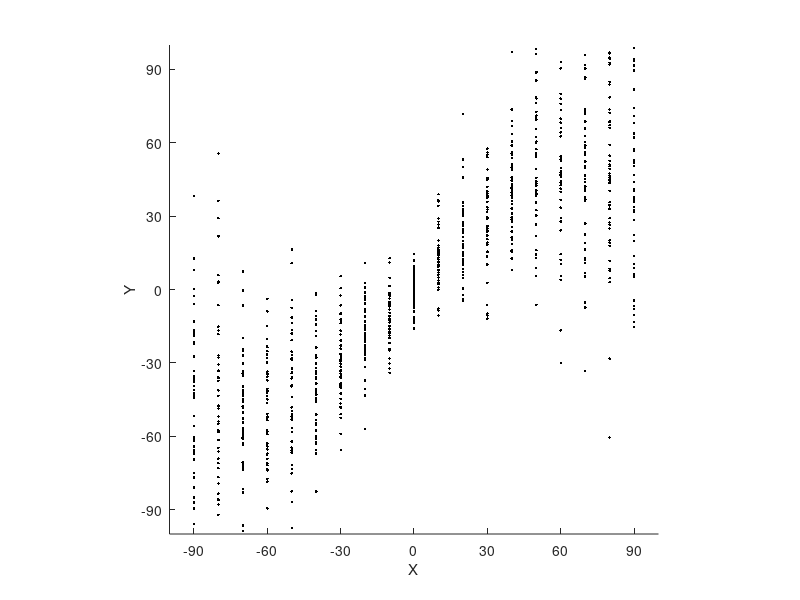
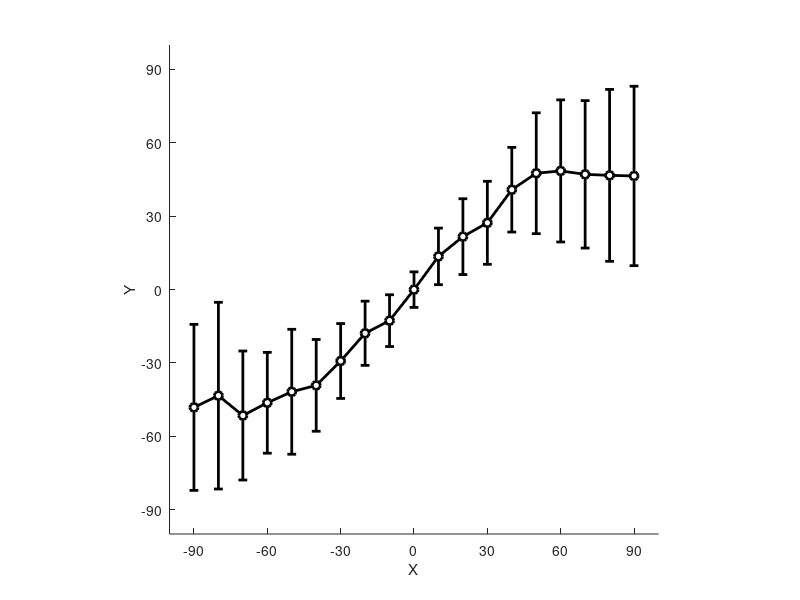
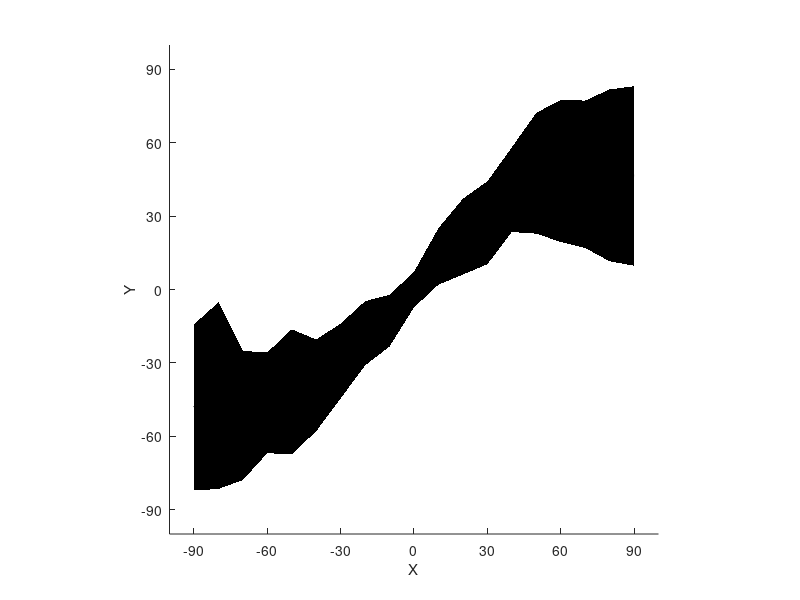

These figures' MATLAB source, in order: (Note: this script raises an error after producing the figures.)
%% Create fake data
X    = -90:10:90; % stimulus X
Nrep  = 50; % 50 repetitions
X    = repmat(X,1,Nrep); % apply repeats
Y    = 50*sind(1.2*X); % let's take a sinusoidal relationship between stimulus and response
Y    = Y+(abs(X)+20)/3.*randn(size(Y)); % add some Gaussian noise/variation (standard deviation depends on stimulus size)

figure(1)
h = plot(X,Y,'k.');
axis square
box off
xlabel('X');
ylabel('Y');
axis([-100 100 -100 100]);
set(gca,'XTick',-90:30:90,'YTick',-90:30:90);

%% Determine mean and std response for each stimulus
uX = unique(X); % unique values of X
nX = numel(uX); % number of unique X
 
mu = NaN(size(uX)); % initialization mean vector
sd = mu; % initialization std vector
se = mu; % also determine the standard error
for ii = 1:nX
  sel = X==uX(ii);
  mu(ii) = mean(Y(sel));
  sd(ii) = std(Y(sel));
  n = sum(sel); % number of responses
  se(ii) = sd(ii)./sqrt(n); % standard error
end
ci = 1.96*se; % 95% confidence interval

figure(2)
h = errorbar(uX,mu,sd,'ko-');
set(h,'MarkerFaceColor','w','LineWidth',2);
axis square
box off
xlabel('X');
ylabel('Y');
set(gca,'XTick',-90:30:90,'YTick',-90:30:90);
axis([-100 100 -100 100]);

x           = [uX fliplr(uX)];
y           = [mu+sd fliplr(mu-sd)];
 
figure(3)
hpatch = patch(x,y,'k'); % the errorpatch
set(hpatch,'EdgeColor','none'); % remove the edge
set(hpatch,'FaceColor',[.7 .7 .7]); % and change the 
hold on;
hline = plot(uX,mu,'k-'); % central line
set(hline,'LineWidth',2); % make nice thick line
set(hline,'Color','k'); % change color
axis square
box off
xlabel('X');
ylabel('Y');
set(gca,'XTick',-90:30:90,'YTick',-90:30:90);
 
hpatch = patch(x,y,'k'); % the errorpatch
set(hpatch,'EdgeColor','none'); % remove the edge
alpha(hpatch,0.4); % another option would be to use transparency
 